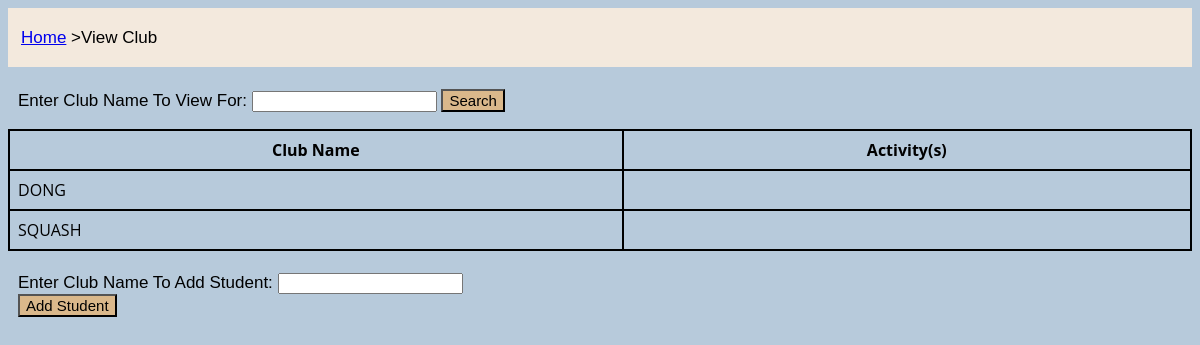
Page /view/club on the earlier database version.
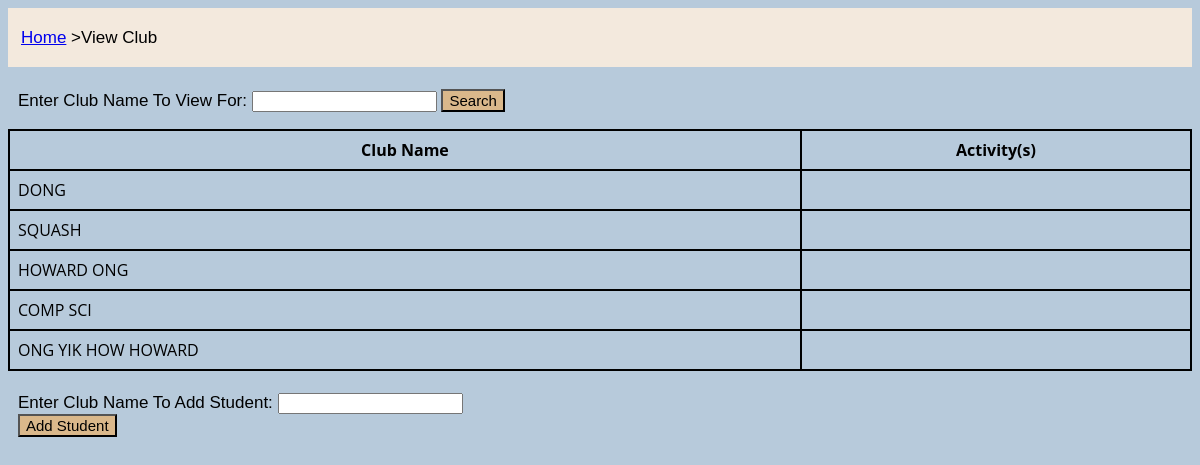
Same page on the later database version.
### tables this page shows
CREATE TABLE Club (
    ID INTEGER PRIMARY KEY,
    Name TEXT NOT NULL
);

### main.py (the view, shortened to what this page needs)
@app.route('/view/<form>', methods=['GET', 'POST'])
def view(form):
    view_records = db.coll[form].get_all()
    if "view" in request.args:
        view_parameters = dict(request.form)
        view_records = db.coll[form].find(Name=view_parameters['Name'])
    if form == 'club':
        return render_template('view_club.html', view_records=view_records)

### db.py (called while the page is built)
    def execute(self, sql, values=""):
        with sqlite3.connect(self.__database) as conn:
            cur = conn.cursor()
            cur.execute(sql, values)
            result = []
            loop = cur.fetchall()
            for rec in loop:
                result.append(rec)
            conn.commit()
            return result

    def get_all(self):
        sql = f'SELECT * FROM {self.__table};'
        return self.execute(sql)

### templates/view_club.html (shortened to what this page needs)
<html>
    <head>
        <link href="{{url_for('static', filename="add_style.css")}}" rel="stylesheet" type="text/css">
    </head>
    <body>
        <div class="topbar">
            <p style="padding-left:3px;"><a href="/">Home</a> >View Club</p>
        </div><br/>
         <form class="form_styles" action="/view/club?view" method="post">
            <label for="club">Enter Club Name To View For:</label>
            <input type="text" id="club" name="Name" value="">
             <input style="background-color: #DAB88B; font-size:15px;" type="submit" value="Search">
         </form>
        <table style="padding-left:10px; border-collapse: collapse; width: 100%;">
            <tr>
                <th style="padding:8px; border: 2px solid black;">Club Name</th>
                <th style="padding:8px; border: 2px solid black;">Activity(s)</th>
            </tr>
            {% for record in view_records %}
            <tr>
                <td style="padding:8px; border:2px solid black;">{{record[1]}}</td>
                <td style="padding:8px; border:2px solid black;"></td>
            </tr>
            {%endfor%}
        </table><br/>
        <form class="form_styles" action="/edit/membership" method="post">
        <label for="add">Enter Club Name To Add Student:</label>
        <input type="text" id="add" name="Name" value=""><br/>
        <input style="background-color: #DAB88B; font-size:15px;" type="submit" value="Add Student">
        </form>
    </body>
</html>

### static/add_style.css (style rules this page uses)
body { background-color: #B7CADB; font-family: 'Open Sans', sans-serif; }
.topbar { background-color: #F3E9DD; padding: 2.5px 10px; overflow: hidden; font-family: Helvetica, sans-serif; font-size:17px; }
.form_styles { font-family: Helvetica,sans-serif; font-size: 17px; padding-left: 10px; }

Differences in the rows shown:
added Club: Name "HOWARD ONG"
added Club: Name "COMP SCI"
added Club: Name "ONG YIK HOW HOWARD"
